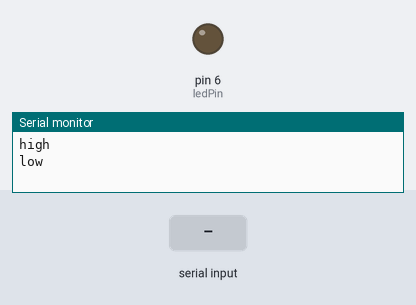
The sketch below on a simulated Arduino Uno, built with avr-gcc and run on an emulated ATmega328P. Shown: output pins drawn as LEDs (lit = HIGH), the last lines printed to the serial monitor. The inputs (shaded band) are chosen by the test bench.

Above: at 1.2 s.
1.3 s: "30,150\n" received over Serial
At 2.1 s:
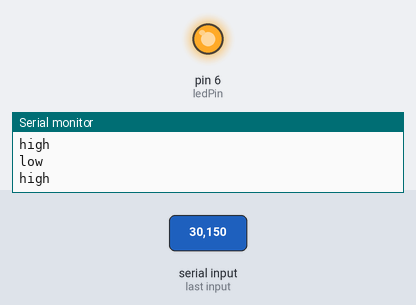
4.3 s: "90\n" received over Serial
At 7.11 s:
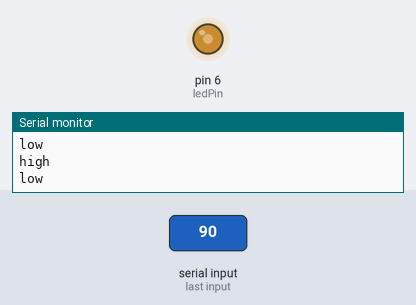
7.3 s: "5\n" received over Serial
10.3 s: "90,45\n" received over Serial
Timing chart, 0 to 14.3 s (numbered marks = the images above; inputs shaded):
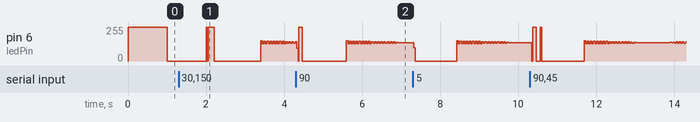

The sketch:

led_and_serial.ino
```cpp
int ledPin = 6;
int delayAmount = 1000;

void setup(){
// Do stuff once
  pinMode(ledPin, OUTPUT);
  Serial.begin(9600); // USB is always 12 Mbit/sec

}

void loop(){
// Do stuff repeatedly
   if(Serial.available()>0) // if there is data to read
   {
    delayAmount = Serial.parseInt(); // read data
    Serial.flush();
   }
   digitalWrite(ledPin, HIGH);
   Serial.println("high");
   delay(delayAmount);
   digitalWrite(ledPin, LOW);
   Serial.println("low");
   delay(delayAmount);
}
```
